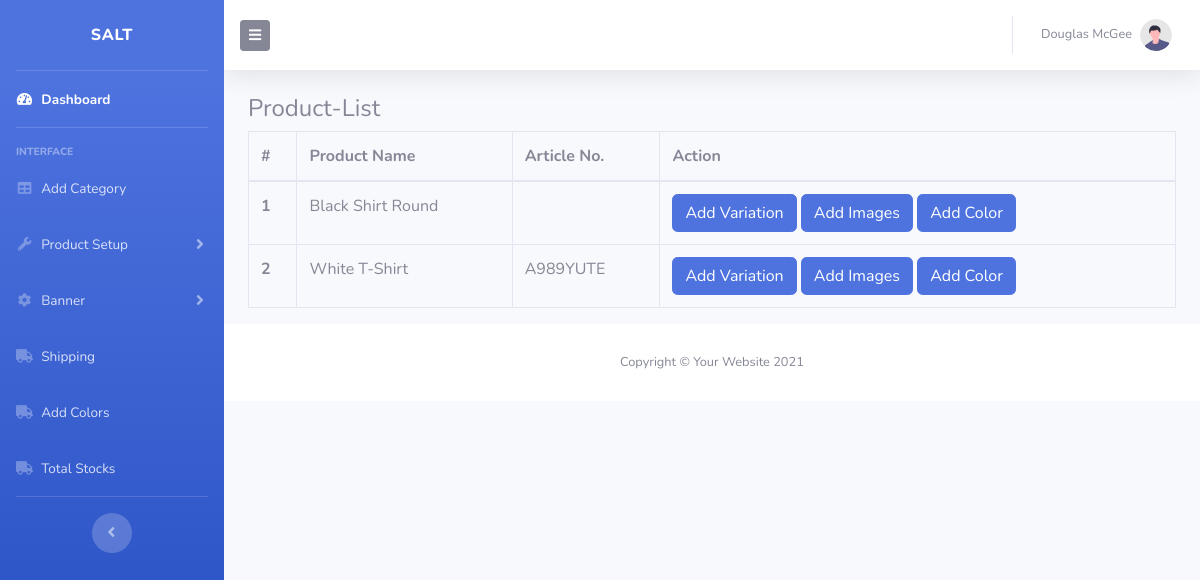
Screenshot of /product-list with the database file from the repository.
### tables this page shows
CREATE TABLE `tbl_main_product` (
  `product_id` int(12) NOT NULL,
  `product_uuid` varchar(255) NOT NULL,
  `product_name` varchar(255) NOT NULL,
  `slug_product` varchar(255) NOT NULL,
  `brand_name` varchar(25) NOT NULL,
  `article_no` varchar(100) NOT NULL,
  `parent_cat_id` int(2) NOT NULL,
  `child_cat_id` int(2) NOT NULL,
  `slug_cat_child` varchar(255) DEFAULT NULL,
  `product_main_image` varchar(255) NOT NULL,
  `product_short_description` varchar(255) NOT NULL,
  `product_long_description` varchar(255) NOT NULL,
  `product_size` varchar(255) NOT NULL,
  `product_size_name` varchar(255) NOT NULL,
  `product_color` varchar(255) NOT NULL,
  `product_color_name` varchar(255) NOT NULL,
  `product_quantity` int(100) NOT NULL,
  `product_mrp` int(6) NOT NULL,
  `product_selling_price` int(6) NOT NULL,
  `discount_percentage` int(2) NOT NULL,
  `created_at` timestamp(6) NOT NULL DEFAULT current_timestamp(6) ON UPDATE current_timestamp(6),
  `updated_at` timestamp(6) NOT NULL DEFAULT '0000-00-00 00:00:00.000000',
  `status` int(2) NOT NULL DEFAULT 1,
  `isActive` int(2) NOT NULL DEFAULT 1
);

### application/controllers/Admin/Admin_Controller.php (called while the page is built, shortened)
<?php
class Admin_Controller extends CI_Controller {
	function __construct() {
		$this->load->helper('url');
        $this->load->model('Admin_model');
	}
	public function show_product_list()
	{
		$data['product_list'] = $this->Admin_model->fetchProductList();
		$this->load->view('admin/header');
		$this->load->view('admin/side_nav');
		$this->load->view('admin/top_nav');
		$this->load->view('admin/product_list', $data);
		$this->load->view('admin/footer');
	}
}

### index.php (called while the page is built, shortened)
<?php
require_once BASEPATH.'core/CodeIgniter.php';

### application/models/Admin_model.php (called while the page is built, shortened)
<?php
 class Admin_Model extends CI_Model{
    public function fetchProductList()
    {
        $query = "SELECT product_id,product_uuid,product_name,article_no FROM tbl_main_product WHERE status='1'";
        $q = $this->db->query($query);
        if ($q->num_rows() > 0) {
               return $q->result();
          }
          else {
              return NULL;
          }
    }
}

### application/views/admin/Product_list.php (the view, shortened to what this page needs)
<!DOCTYPE html>
<html lang="en">
<head>
    <div class="container">
      <h4>Product-List</h4>
    <table class="table table-bordered">
  <thead>
    <tr>
      <th scope="col">#</th>
      <th scope="col">Product Name</th>
      <th scope="col">Article No.</th>
      <th scope="col">Action</th>
    </tr>
  </thead>
  <tbody>
    <?php
    if(isset($product_list)){
    foreach($product_list as $row):?>
    <tr>
      <th><?= $row->product_id; ?></th>
      <td><?= $row->product_name; ?></td>
      <td><?= $row->article_no; ?></td>
      <td>
      <a href="<?= base_url('add-variation/').$row->product_uuid; ?>" class="btn btn-primary" role="button" aria-pressed="true">Add Variation</a>
      <a href="<?= base_url('add-images/').$row->product_uuid; ?>" class="btn btn-primary" role="button" aria-pressed="true">Add Images</a>
      <a href="<?= base_url('add-colored-images/').$row->product_uuid; ?>" class="btn btn-primary" role="button" aria-pressed="true">Add Color</a>
      </td>
    </tr>
    <?php endforeach;} ?>
  </tbody>
</table>
    </div>
</head>
<body>
</body>
</html>

### rows the page displays
tbl_main_product: product_id "1", product_name "Black Shirt Round"
tbl_main_product: product_id "2", product_name "White T-Shirt", article_no "A989YUTE"
